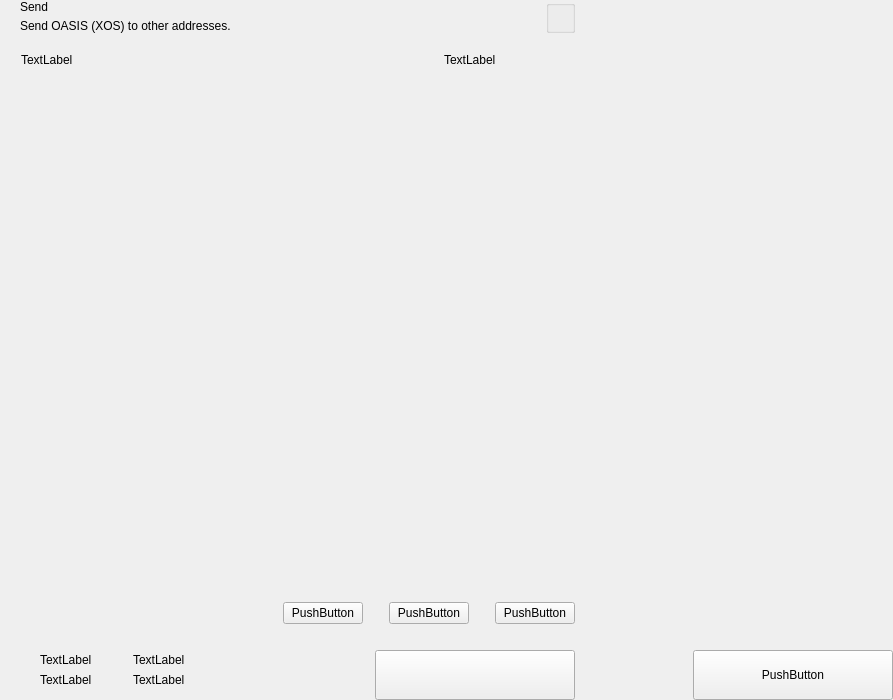
<?xml version="1.0" encoding="UTF-8"?>
<ui version="4.0">
 <class>send</class>
 <widget class="QWidget" name="send">
  <property name="geometry">
   <rect>
    <x>0</x>
    <y>0</y>
    <width>893</width>
    <height>700</height>
   </rect>
  </property>
  <property name="windowTitle">
   <string>Form</string>
  </property>
  <layout class="QHBoxLayout" name="horizontalLayout_2" stretch="2,1">
   <property name="spacing">
    <number>0</number>
   </property>
   <property name="leftMargin">
    <number>0</number>
   </property>
   <property name="topMargin">
    <number>0</number>
   </property>
   <property name="rightMargin">
    <number>0</number>
   </property>
   <property name="bottomMargin">
    <number>0</number>
   </property>
   <item>
    <widget class="QWidget" name="left" native="true">
     <layout class="QVBoxLayout" name="verticalLayout_3">
      <property name="spacing">
       <number>0</number>
      </property>
      <property name="leftMargin">
       <number>0</number>
      </property>
      <property name="topMargin">
       <number>0</number>
      </property>
      <property name="rightMargin">
       <number>0</number>
      </property>
      <property name="bottomMargin">
       <number>0</number>
      </property>
      <item>
       <layout class="QVBoxLayout" name="verticalLayout_22" stretch="0,0,0,1,0,0,0,0">
        <property name="spacing">
         <number>0</number>
        </property>
        <item>
         <layout class="QHBoxLayout" name="horizontalLayout_3">
          <property name="spacing">
           <number>0</number>
          </property>
          <property name="leftMargin">
           <number>20</number>
          </property>
          <property name="rightMargin">
           <number>20</number>
          </property>
          <item>
           <layout class="QVBoxLayout" name="verticalLayout">
            <property name="spacing">
             <number>5</number>
            </property>
            <item>
             <widget class="QLabel" name="labelTitle">
              <property name="text">
               <string>Send</string>
              </property>
              <property name="alignment">
               <set>Qt::AlignLeading|Qt::AlignLeft|Qt::AlignVCenter</set>
              </property>
             </widget>
            </item>
            <item>
             <widget class="QLabel" name="labelSubtitle1">
              <property name="text">
               <string>Send OASIS (XOS) to other addresses.</string>
              </property>
             </widget>
            </item>
           </layout>
          </item>
          <item>
           <spacer name="horizontalSpacer">
            <property name="orientation">
             <enum>Qt::Horizontal</enum>
            </property>
            <property name="sizeHint" stdset="0">
             <size>
              <width>40</width>
              <height>20</height>
             </size>
            </property>
           </spacer>
          </item>
          <item>
           <layout class="QVBoxLayout" name="verticalLayout_6">
            <property name="spacing">
             <number>0</number>
            </property>
            <item>
             <widget class="QGroupBox" name="groupBox">
              <property name="title">
               <string/>
              </property>
              <property name="alignment">
               <set>Qt::AlignLeading|Qt::AlignLeft|Qt::AlignTop</set>
              </property>
              <layout class="QHBoxLayout" name="horizontalLayout_4">
               <property name="spacing">
                <number>0</number>
               </property>
               <property name="leftMargin">
                <number>0</number>
               </property>
               <property name="topMargin">
                <number>0</number>
               </property>
               <property name="rightMargin">
                <number>0</number>
               </property>
               <property name="bottomMargin">
                <number>0</number>
               </property>
              </layout>
             </widget>
            </item>
           </layout>
          </item>
         </layout>
        </item>
        <item>
         <spacer name="verticalSpacer_2">
          <property name="orientation">
           <enum>Qt::Vertical</enum>
          </property>
          <property name="sizeType">
           <enum>QSizePolicy::Fixed</enum>
          </property>
          <property name="sizeHint" stdset="0">
           <size>
            <width>20</width>
            <height>20</height>
           </size>
          </property>
         </spacer>
        </item>
        <item>
         <layout class="QHBoxLayout" name="horizontalLayout" stretch="6,0,2">
          <property name="spacing">
           <number>0</number>
          </property>
          <property name="leftMargin">
           <number>10</number>
          </property>
          <property name="topMargin">
           <number>0</number>
          </property>
          <property name="rightMargin">
           <number>20</number>
          </property>
          <property name="bottomMargin">
           <number>0</number>
          </property>
          <item>
           <widget class="QLabel" name="labelSubtitleAddress">
            <property name="styleSheet">
             <string notr="true">margin-left:8px;</string>
            </property>
            <property name="text">
             <string>TextLabel</string>
            </property>
           </widget>
          </item>
          <item>
           <spacer name="horizontalSpacer_3">
            <property name="orientation">
             <enum>Qt::Horizontal</enum>
            </property>
            <property name="sizeType">
             <enum>QSizePolicy::Fixed</enum>
            </property>
            <property name="sizeHint" stdset="0">
             <size>
              <width>40</width>
              <height>1</height>
             </size>
            </property>
           </spacer>
          </item>
          <item>
           <widget class="QLabel" name="labelSubtitleAmount">
            <property name="text">
             <string>TextLabel</string>
            </property>
           </widget>
          </item>
         </layout>
        </item>
        <item>
         <widget class="QScrollArea" name="scrollArea">
          <property name="minimumSize">
           <size>
            <width>0</width>
            <height>350</height>
           </size>
          </property>
          <property name="styleSheet">
           <string notr="true">#scrollArea {
            background:transparent;
            margin-top:10px;
}</string>
          </property>
          <property name="horizontalScrollBarPolicy">
           <enum>Qt::ScrollBarAlwaysOff</enum>
          </property>
          <property name="sizeAdjustPolicy">
           <enum>QAbstractScrollArea::AdjustIgnored</enum>
          </property>
          <property name="widgetResizable">
           <bool>true</bool>
          </property>
          <property name="alignment">
           <set>Qt::AlignLeading|Qt::AlignLeft|Qt::AlignTop</set>
          </property>
          <widget class="QWidget" name="scrollAreaWidgetContents">
           <property name="geometry">
            <rect>
             <x>0</x>
             <y>0</y>
             <width>591</width>
             <height>16</height>
            </rect>
           </property>
           <property name="sizePolicy">
            <sizepolicy hsizetype="Preferred" vsizetype="Maximum">
             <horstretch>0</horstretch>
             <verstretch>0</verstretch>
            </sizepolicy>
           </property>
           <property name="autoFillBackground">
            <bool>false</bool>
           </property>
           <property name="styleSheet">
            <string notr="true">#scrollAreaWidgetContents {
             background:transparent;
             }</string>
           </property>
           <layout class="QVBoxLayout" name="verticalLayout_7">
            <property name="spacing">
             <number>0</number>
            </property>
            <property name="sizeConstraint">
             <enum>QLayout::SetDefaultConstraint</enum>
            </property>
            <property name="leftMargin">
             <number>0</number>
            </property>
            <property name="topMargin">
             <number>0</number>
            </property>
            <property name="rightMargin">
             <number>0</number>
            </property>
            <property name="bottomMargin">
             <number>0</number>
            </property>
           </layout>
          </widget>
         </widget>
        </item>
        <item>
         <spacer name="verticalSpacer_4">
          <property name="orientation">
           <enum>Qt::Vertical</enum>
          </property>
          <property name="sizeType">
           <enum>QSizePolicy::Fixed</enum>
          </property>
          <property name="sizeHint" stdset="0">
           <size>
            <width>20</width>
            <height>20</height>
           </size>
          </property>
         </spacer>
        </item>
        <item>
         <layout class="QHBoxLayout" name="horizontalLayout_20">
          <property name="spacing">
           <number>6</number>
          </property>
          <property name="rightMargin">
           <number>20</number>
          </property>
          <item>
           <spacer name="horizontalSpacer_4">
            <property name="orientation">
             <enum>Qt::Horizontal</enum>
            </property>
            <property name="sizeHint" stdset="0">
             <size>
              <width>40</width>
              <height>20</height>
             </size>
            </property>
           </spacer>
          </item>
          <item>
           <widget class="QPushButton" name="pushButtonFee">
            <property name="focusPolicy">
             <enum>Qt::NoFocus</enum>
            </property>
            <property name="text">
             <string>PushButton</string>
            </property>
           </widget>
          </item>
          <item>
           <spacer name="horizontalSpacer_11">
            <property name="orientation">
             <enum>Qt::Horizontal</enum>
            </property>
            <property name="sizeType">
             <enum>QSizePolicy::Minimum</enum>
            </property>
            <property name="sizeHint" stdset="0">
             <size>
              <width>20</width>
              <height>20</height>
             </size>
            </property>
           </spacer>
          </item>
          <item>
           <widget class="QPushButton" name="pushButtonClear">
            <property name="focusPolicy">
             <enum>Qt::NoFocus</enum>
            </property>
            <property name="layoutDirection">
             <enum>Qt::RightToLeft</enum>
            </property>
            <property name="text">
             <string>PushButton</string>
            </property>
           </widget>
          </item>
          <item>
           <spacer name="horizontalSpacer_6">
            <property name="orientation">
             <enum>Qt::Horizontal</enum>
            </property>
            <property name="sizeType">
             <enum>QSizePolicy::Fixed</enum>
            </property>
            <property name="sizeHint" stdset="0">
             <size>
              <width>20</width>
              <height>20</height>
             </size>
            </property>
           </spacer>
          </item>
          <item>
           <widget class="QPushButton" name="pushButtonAddRecipient">
            <property name="focusPolicy">
             <enum>Qt::NoFocus</enum>
            </property>
            <property name="text">
             <string>PushButton</string>
            </property>
           </widget>
          </item>
         </layout>
        </item>
        <item>
         <spacer name="verticalSpacer">
          <property name="orientation">
           <enum>Qt::Vertical</enum>
          </property>
          <property name="sizeType">
           <enum>QSizePolicy::Fixed</enum>
          </property>
          <property name="sizeHint" stdset="0">
           <size>
            <width>20</width>
            <height>16</height>
           </size>
          </property>
         </spacer>
        </item>
        <item>
         <layout class="QHBoxLayout" name="horizontalLayout_7">
          <property name="rightMargin">
           <number>20</number>
          </property>
          <item>
           <layout class="QHBoxLayout" name="horizontalLayout_10">
            <property name="spacing">
             <number>0</number>
            </property>
            <property name="leftMargin">
             <number>8</number>
            </property>
            <item>
             <widget class="QStackedWidget" name="stackedWidget">
              <property name="minimumSize">
               <size>
                <width>0</width>
                <height>60</height>
               </size>
              </property>
              <property name="maximumSize">
               <size>
                <width>16777215</width>
                <height>60</height>
               </size>
              </property>
              <widget class="QWidget" name="page1">
               <layout class="QVBoxLayout" name="verticalLayout_71" stretch="0">
                <property name="spacing">
                 <number>6</number>
                </property>
                <property name="leftMargin">
                 <number>12</number>
                </property>
                <property name="topMargin">
                 <number>0</number>
                </property>
                <property name="rightMargin">
                 <number>0</number>
                </property>
                <property name="bottomMargin">
                 <number>0</number>
                </property>
                <item>
                 <widget class="QWidget" name="coinWidget" native="true">
                  <property name="minimumSize">
                   <size>
                    <width>0</width>
                    <height>60</height>
                   </size>
                  </property>
                  <property name="maximumSize">
                   <size>
                    <width>16777215</width>
                    <height>60</height>
                   </size>
                  </property>
                  <layout class="QHBoxLayout" name="horizontalLayout_9">
                   <property name="spacing">
                    <number>0</number>
                   </property>
                   <property name="leftMargin">
                    <number>20</number>
                   </property>
                   <property name="topMargin">
                    <number>10</number>
                   </property>
                   <property name="rightMargin">
                    <number>20</number>
                   </property>
                   <property name="bottomMargin">
                    <number>10</number>
                   </property>
                   <item>
                    <layout class="QVBoxLayout" name="verticalSend">
                     <property name="spacing">
                      <number>0</number>
                     </property>
                     <item>
                      <widget class="QLabel" name="labelTitleTotalSend">
                       <property name="text">
                        <string>TextLabel</string>
                       </property>
                      </widget>
                     </item>
                     <item>
                      <widget class="QLabel" name="labelAmountSend">
                       <property name="text">
                        <string>TextLabel</string>
                       </property>
                      </widget>
                     </item>
                    </layout>
                   </item>
                   <item>
                    <spacer name="horizontalSpacer_9">
                     <property name="orientation">
                      <enum>Qt::Horizontal</enum>
                     </property>
                     <property name="sizeType">
                      <enum>QSizePolicy::Fixed</enum>
                     </property>
                     <property name="sizeHint" stdset="0">
                      <size>
                       <width>20</width>
                       <height>20</height>
                      </size>
                     </property>
                    </spacer>
                   </item>
                   <item>
                    <widget class="QLabel" name="labelLine">
                     <property name="minimumSize">
                      <size>
                       <width>1</width>
                       <height>0</height>
                      </size>
                     </property>
                     <property name="maximumSize">
                      <size>
                       <width>1</width>
                       <height>16777215</height>
                      </size>
                     </property>
                     <property name="text">
                      <string/>
                     </property>
                    </widget>
                   </item>
                   <item>
                    <spacer name="horizontalSpacer_10">
                     <property name="orientation">
                      <enum>Qt::Horizontal</enum>
                     </property>
                     <property name="sizeType">
                      <enum>QSizePolicy::Fixed</enum>
                     </property>
                     <property name="sizeHint" stdset="0">
                      <size>
                       <width>20</width>
                       <height>20</height>
                      </size>
                     </property>
                    </spacer>
                   </item>
                   <item>
                    <layout class="QVBoxLayout" name="verticalRemaining">
                     <property name="spacing">
                      <number>0</number>
                     </property>
                     <item>
                      <widget class="QLabel" name="labelTitleTotalRemaining">
                       <property name="text">
                        <string>TextLabel</string>
                       </property>
                      </widget>
                     </item>
                     <item>
                      <widget class="QLabel" name="labelAmountRemaining">
                       <property name="text">
                        <string>TextLabel</string>
                       </property>
                      </widget>
                     </item>
                    </layout>
                   </item>
                  </layout>
                 </widget>
                </item>
               </layout>
              </widget>
              <widget class="QWidget" name="page_2"/>
             </widget>
            </item>
           </layout>
          </item>
          <item>
           <spacer name="horizontalSpacer_5">
            <property name="orientation">
             <enum>Qt::Horizontal</enum>
            </property>
            <property name="sizeType">
             <enum>QSizePolicy::Expanding</enum>
            </property>
            <property name="sizeHint" stdset="0">
             <size>
              <width>40</width>
              <height>20</height>
             </size>
            </property>
           </spacer>
          </item>
          <item alignment="Qt::AlignBottom">
           <widget class="QPushButton" name="pushButtonSave">
            <property name="minimumSize">
             <size>
              <width>200</width>
              <height>50</height>
             </size>
            </property>
            <property name="maximumSize">
             <size>
              <width>200</width>
              <height>50</height>
             </size>
            </property>
            <property name="focusPolicy">
             <enum>Qt::NoFocus</enum>
            </property>
            <property name="text">
             <string/>
            </property>
           </widget>
          </item>
         </layout>
        </item>
       </layout>
      </item>
     </layout>
    </widget>
   </item>
   <item>
    <widget class="QWidget" name="right" native="true">
     <layout class="QVBoxLayout" name="verticalLayout_5">
      <property name="leftMargin">
       <number>0</number>
      </property>
      <property name="topMargin">
       <number>0</number>
      </property>
      <property name="rightMargin">
       <number>0</number>
      </property>
      <property name="bottomMargin">
       <number>0</number>
      </property>
      <item>
       <layout class="QVBoxLayout" name="verticalLayout_4">
        <property name="spacing">
         <number>6</number>
        </property>
        <item>
         <widget class="OptionButton" name="btnCoinControl" native="true">
          <property name="minimumSize">
           <size>
            <width>0</width>
            <height>50</height>
           </size>
          </property>
         </widget>
        </item>
        <item>
         <widget class="OptionButton" name="btnChangeAddress" native="true">
          <property name="minimumSize">
           <size>
            <width>0</width>
            <height>50</height>
           </size>
          </property>
         </widget>
        </item>
        <item>
         <widget class="OptionButton" name="btnUri" native="true">
          <property name="minimumSize">
           <size>
            <width>0</width>
            <height>50</height>
           </size>
          </property>
         </widget>
        </item>
        <item>
         <spacer name="verticalSpacer_5">
          <property name="orientation">
           <enum>Qt::Vertical</enum>
          </property>
          <property name="sizeHint" stdset="0">
           <size>
            <width>20</width>
            <height>40</height>
           </size>
          </property>
         </spacer>
        </item>
        <item>
         <layout class="QHBoxLayout" name="horizontalLayout_8">
          <item>
           <spacer name="horizontalSpacer_7">
            <property name="orientation">
             <enum>Qt::Horizontal</enum>
            </property>
            <property name="sizeHint" stdset="0">
             <size>
              <width>40</width>
              <height>20</height>
             </size>
            </property>
           </spacer>
          </item>
          <item>
           <widget class="QPushButton" name="pushButtonReset">
            <property name="minimumSize">
             <size>
              <width>200</width>
              <height>50</height>
             </size>
            </property>
            <property name="maximumSize">
             <size>
              <width>200</width>
              <height>50</height>
             </size>
            </property>
            <property name="focusPolicy">
             <enum>Qt::NoFocus</enum>
            </property>
            <property name="text">
             <string>PushButton</string>
            </property>
           </widget>
          </item>
         </layout>
        </item>
       </layout>
      </item>
     </layout>
    </widget>
   </item>
  </layout>
 </widget>
 <customwidgets>
  <customwidget>
   <class>OptionButton</class>
   <extends>QWidget</extends>
   <header>qt/oasis/optionbutton.h</header>
   <container>1</container>
  </customwidget>
 </customwidgets>
 <resources/>
 <connections/>
</ui>
